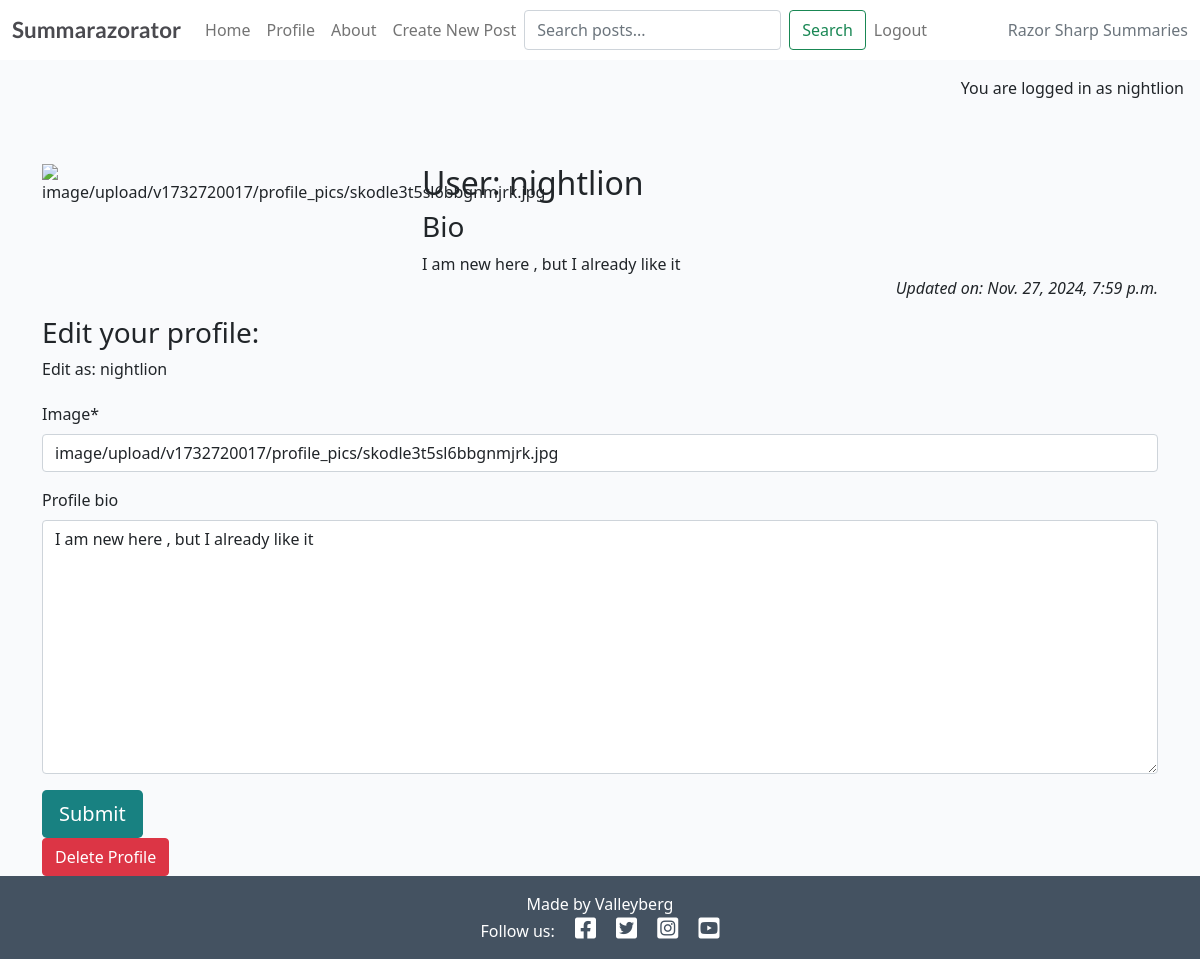
Page /profiler/edit/3/ (signed in) on the earlier database version.
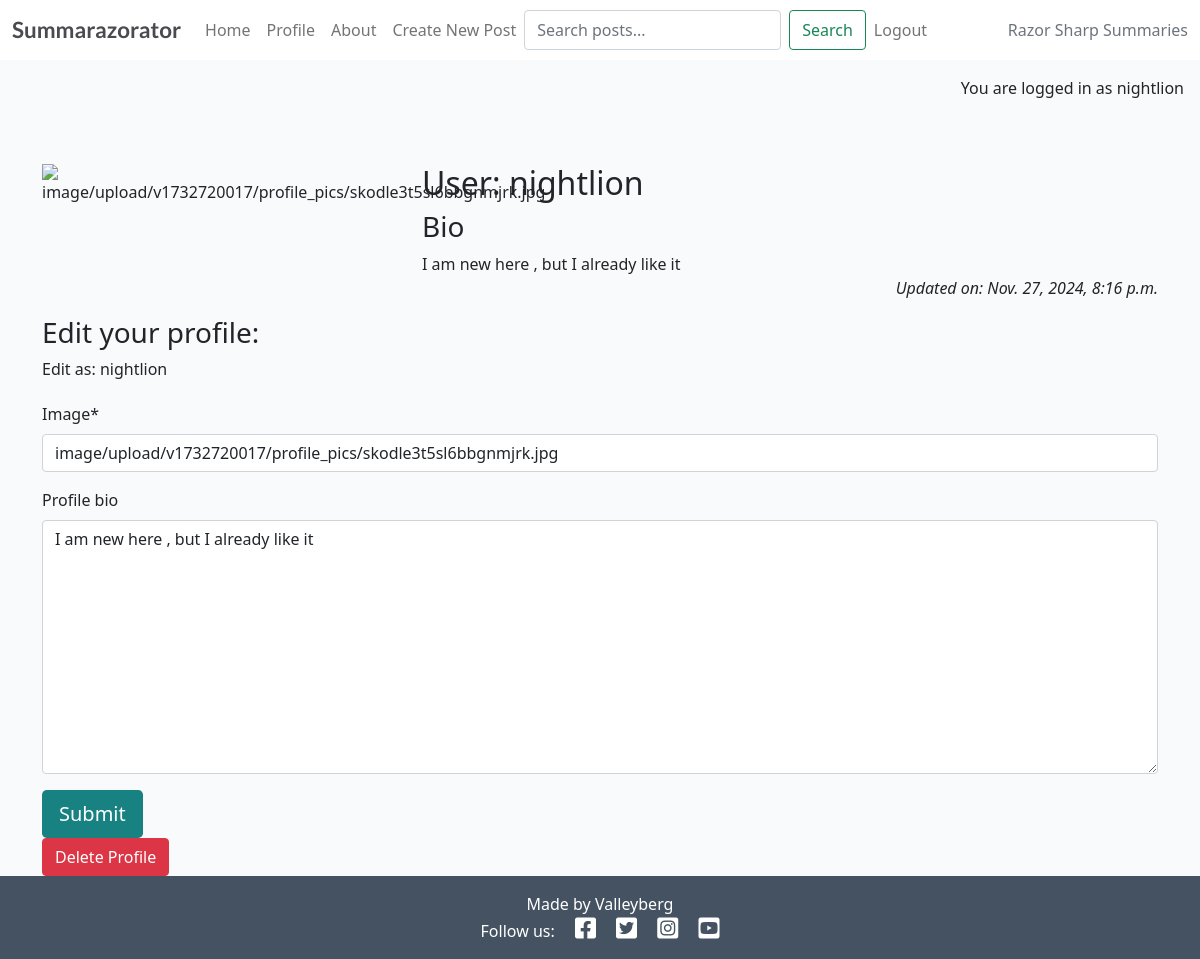
Same page on the later database version.
### profiler/models.py (models this page shows, shortened)
class Profiler(models.Model):
    profile_user = models.OneToOneField(
        User,
        on_delete=models.CASCADE,
        related_name="profiler"
    )
    profile_image = CloudinaryField(
        'image',
        default='static/images/default.png',
        folder='profile_pics'
    )
    profile_bio = models.TextField(
        blank=True,
        max_length=500
    )
    profile_created_on = models.DateTimeField(auto_now_add=True)
    profile_updated_on = models.DateTimeField(auto_now=True)
    profile_last_posts = models.ManyToManyField(
        Post,
        blank=True,
        related_name="profile_posts"
    )
    profile_last_comments = models.ManyToManyField(
        Comment,
        blank=True,
        related_name="profile_comments"
    )

### profiler/views.py (the view)
# urls.py: path('edit/<int:profiler_id>/', views.profiler_edit, name='profiler_edit'),
@login_required
def profiler_edit(request, profiler_id):
    profiler = get_object_or_404(
        Profiler,
        id=profiler_id,
        profile_user=request.user
    )
    if request.method == "POST":
        profiler_form = ProfilerForm(
            request.POST,
            request.FILES,
            instance=profiler
        )
        if profiler_form.is_valid():
            profiler_form.save()
            messages.success(request, 'Profile Updated!')
            return HttpResponseRedirect(reverse("profiler"))
        messages.error(request, 'Error updating profile!')
    else:
        profiler_form = ProfilerForm(instance=profiler)
    return render(
        request,
        "profiler/profiler_editor.html",
        {
            'profiler_form': profiler_form,
            'profiler': profiler
        },
    )

### profiler/forms.py
class ProfilerForm(forms.ModelForm):
    class Meta:
        model = Profiler
        fields = ('profile_image', 'profile_bio')

### profiler/templates/profiler/profiler_editor.html (shortened to what this page needs)
{% extends 'base.html' %}
{% block content %}
{% load static %}
{% load crispy_forms_tags %}
<div class="container mt-5">
    <div class="row">
        <div class="col-4 text-center">
            {% if profiler.profile_image %}
            <img src="{{ profiler.profile_image.url }}" class="scale" alt="{{ profiler.profile_image }}">
            {% else %}
            <img src="{% static 'images/nobody.jpg' %}" class="scale" alt="placeholder image">
            {% endif %}
        </div>
        <div class="col-8" id="profiler-data">
            <h2>User: {{ profiler.profile_user | safe }}</h2>
            <h3>Bio</h3>
            {{ profiler.profile_bio | safe }}
        </div>
    </div>
    <div class="row">
        <div class="col text-right">
            <p class="text-end"><em>Updated on: {{ profiler.profile_updated_on }}</em></p>
        </div>
    </div>
    {% if user.is_authenticated %}
    <h3>Edit your profile:</h3>
    <p>Edit as: {{ user.username }}</p>
    <form id="profilerForm" method="post" style="margin-top: 1.3em;" enctype="multipart/form-data">
        {{ profiler_form | crispy }}
        <button id="submitButton" type="submit" class="btn btn-signup btn-lg">Submit</button>
    </form>
    {% else %}
    <p>Log in to edit your profile.</p>
    {% endif %}
    {% if user == profiler.profile_user %}
    <a href="{% url 'profiler_delete' profiler.pk %}" class="btn btn-danger">Delete Profile</a>
    {% endif %}
</div>
{% endblock content %}

Differences in the rows shown:
changed Profiler "I am new here , but I already like it": profile_updated_on "Nov. 27, 2024, 7:59 p.m." → "Nov. 27, 2024, 8:16 p.m."
